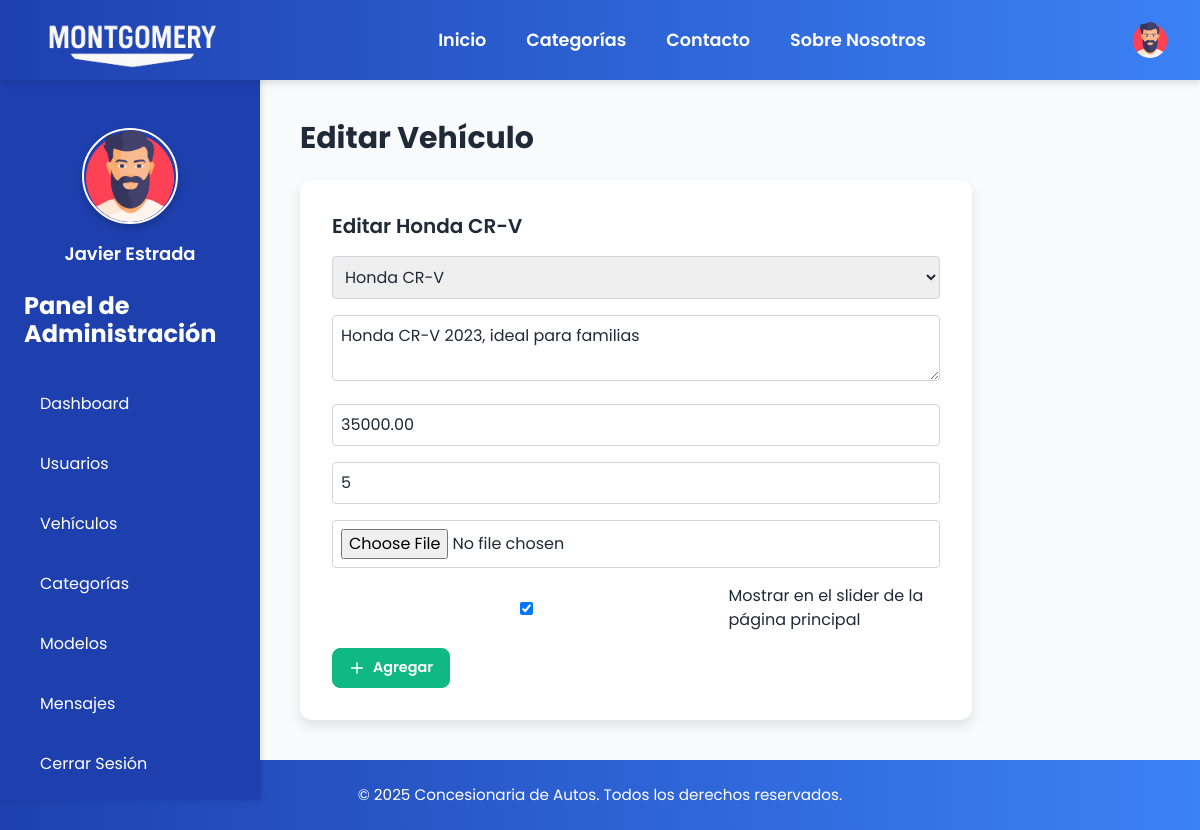
The page /admin/edit_vehicle.php?id=2 (signed in) on the database as committed earlier.
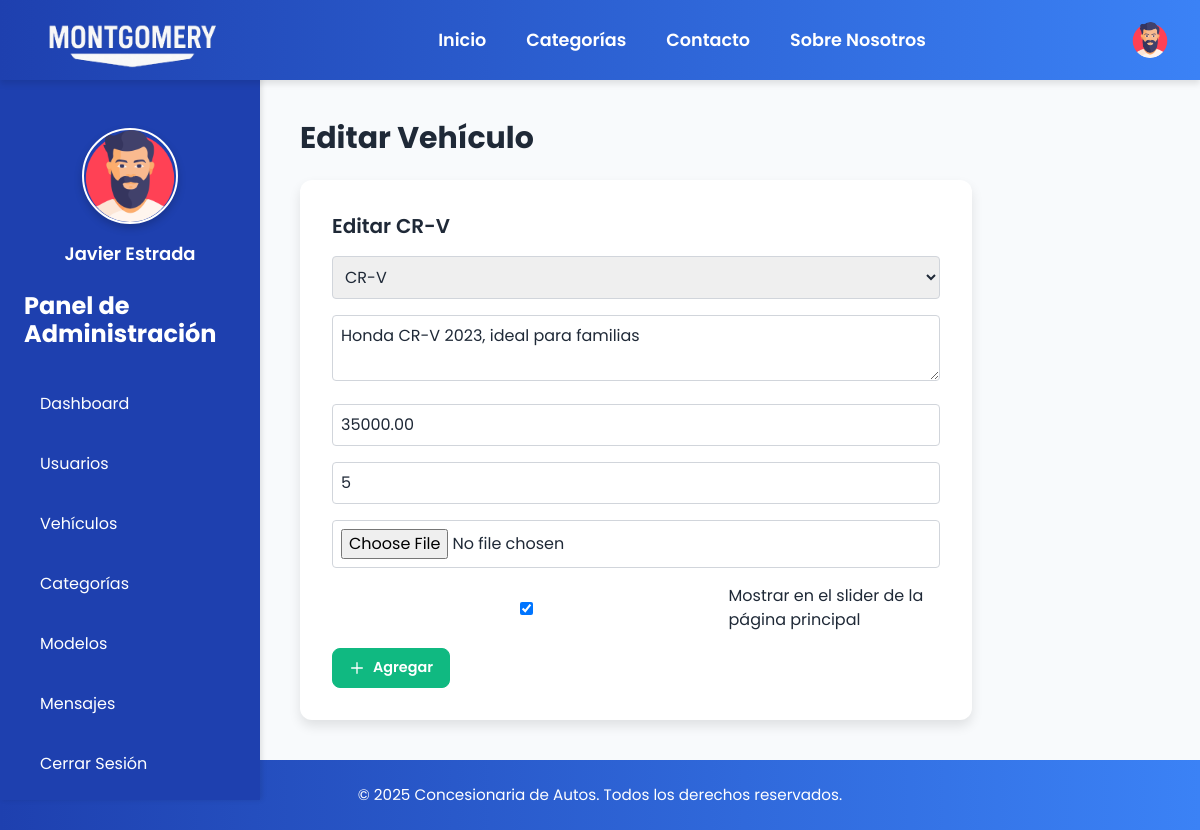
The same page on the database as committed later.
### tables this page shows
CREATE TABLE `vehicles` (
  `id` int(11) NOT NULL,
  `model_id` int(11) DEFAULT NULL,
  `description` text DEFAULT NULL,
  `price` decimal(10,2) NOT NULL,
  `stock` int(11) NOT NULL,
  `image` varchar(255) DEFAULT NULL,
  `created_at` timestamp NOT NULL DEFAULT current_timestamp(),
  `is_featured` tinyint(1) DEFAULT 0
);

CREATE TABLE `models` (
  `id` int(11) NOT NULL,
  `brand_id` int(11) DEFAULT NULL,
  `name` varchar(50) NOT NULL,
  `category_id` int(11) DEFAULT NULL
);

### admin/edit_vehicle.php (the view, shortened to what this page needs)
<?php
include '../includes/header.php';
$vehicle_id = $_GET['id'];
$stmt = $pdo->prepare("SELECT v.*, m.name AS model_name FROM vehicles v JOIN models m ON v.model_id = m.id WHERE v.id = ?");
$stmt->execute([$vehicle_id]);
$vehicle = $stmt->fetch();
$models = $pdo->query("SELECT * FROM models")->fetchAll();
?>
<?php include '../includes/admin_sidebar.php'; ?>
<div class="main-content">
    <h1 class="text-3xl font-bold mb-6 text-1E40AF">Editar Vehículo</h1>
    <form method="POST" enctype="multipart/form-data" class="card max-w-2xl">
        <h2 class="text-xl font-semibold mb-4 text-1E40AF">Editar <?php echo $vehicle['model_name']; ?></h2>
        <select name="model_id" required class="border p-2 rounded w-full mb-4">
            <?php foreach ($models as $model): ?>
                <option value="<?php echo $model['id']; ?>" <?php echo $model['id'] == $vehicle['model_id'] ? 'selected' : ''; ?>>
                    <?php echo $model['name']; ?>
                </option>
            <?php endforeach; ?>
        </select>
        <textarea name="description" placeholder="Descripción" class="border p-2 rounded w-full mb-4" required><?php echo $vehicle['description']; ?></textarea>
        <input type="number" name="price" placeholder="Precio" value="<?php echo $vehicle['price']; ?>" class="border p-2 rounded w-full mb-4" step="0.01" required>
        <input type="number" name="stock" placeholder="Stock" value="<?php echo $vehicle['stock']; ?>" class="border p-2 rounded w-full mb-4" required>
        <input type="file" name="image" accept="image/*" class="border p-2 rounded w-full mb-4">
        <label class="flex items-center mb-4">
            <input type="checkbox" name="is_featured" class="mr-2" <?php echo $vehicle['is_featured'] ? 'checked' : ''; ?>>
            <span>Mostrar en el slider de la página principal</span>
        </label>
        <button type="submit" class="btn btn-add">
            <svg fill="none" stroke="currentColor" viewBox="0 0 24 24" xmlns="http://www.w3.org/2000/svg">
                <path stroke-linecap="round" stroke-linejoin="round" stroke-width="2" d="M12 4v16m8-8H4"></path>
            </svg>
            Agregar
        </button>
    </form>
</div>
<?php include '../includes/footer.php'; ?>

Rows that differ between the two databases and show on the page:
changed through a linked row, vehicles: model.name "Honda CR-V" → "CR-V"; model_id "Honda CR-V" → "CR-V"
